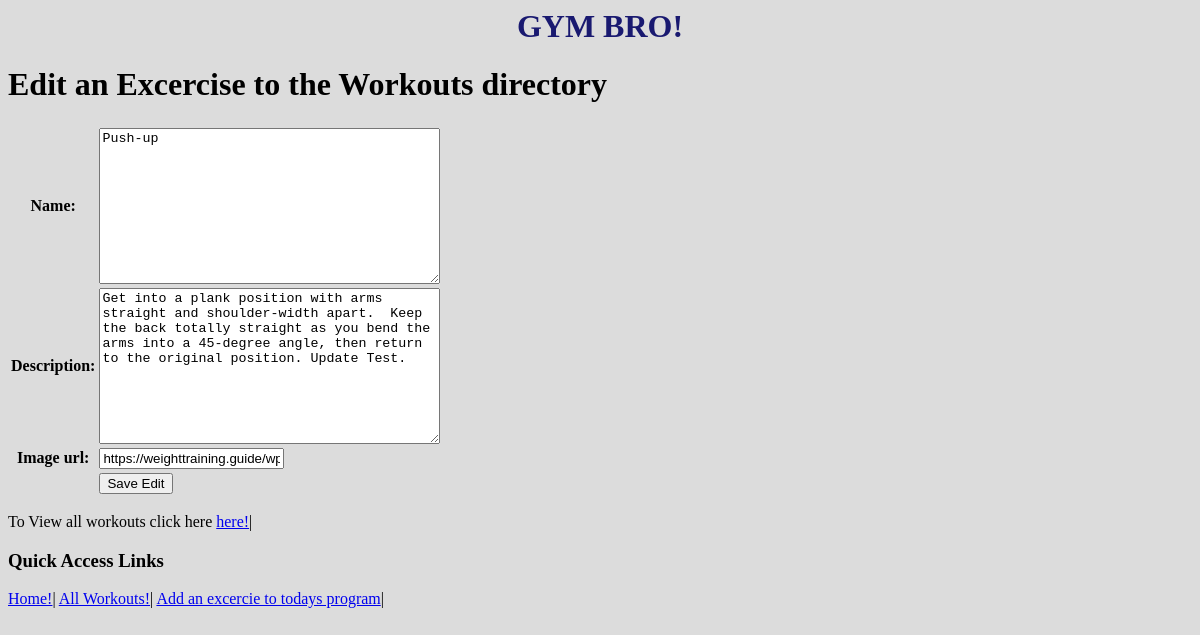
Before: /gym_bro/single_workout/1/edit_workout with the older database file.
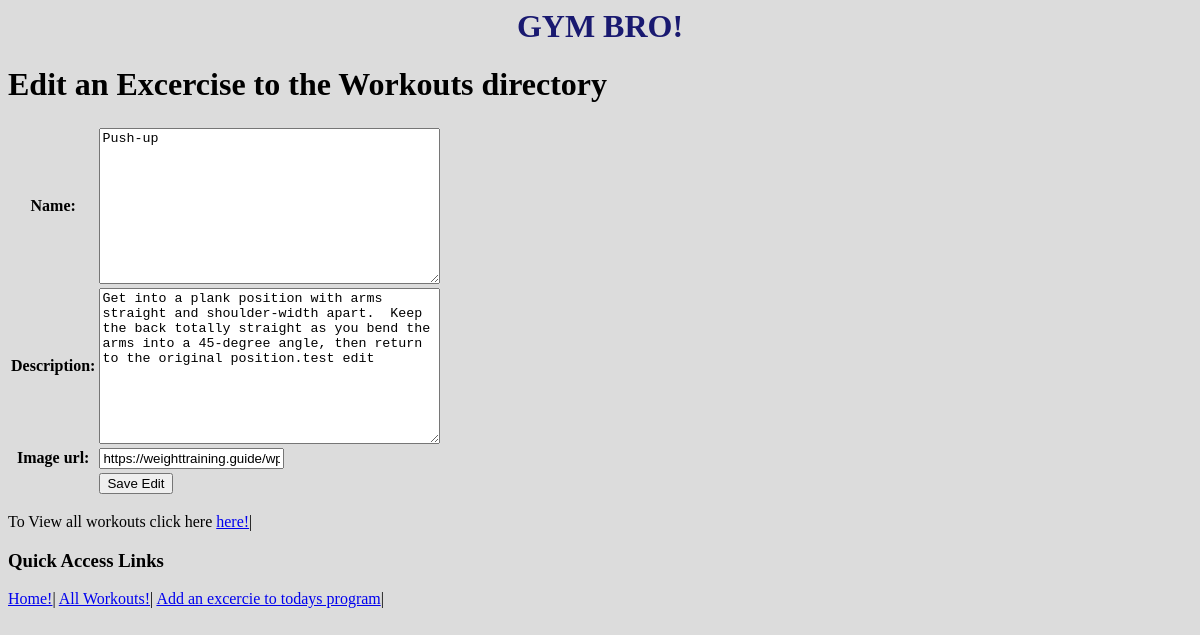
After: the same page with the newer database file.
### gym_bro/models.py (models this page shows, shortened)
class Workout(models.Model):
    name = models.TextField(blank=True)
    description = models.TextField(blank=True)
    image_url = models.URLField(blank=True)

### gym_bro/views.py (the view)
class EditWorkoutView(UpdateView):
    model = Workout
    form_class = EditExcerciseForm
    template_name = "gym_bro/edit_workout_form.html"

### gym_bro/forms.py
class EditExcerciseForm(forms.ModelForm):
    class Meta:
        model = Workout
        fields = ['name','description','image_url']

### gym_bro/templates/gym_bro/edit_workout_form.html (shortened to what this page needs)
 {% extends 'gym_bro/base.html' %}
 {% block content %}
<body style="background-color: gainsboro;">
<h1> Edit an Excercise to the Workouts directory</h1>
<form method="POST">
    <table>
        {{form.as_table}}
        <tr>
            <td></td>
            <td><input type="submit" value="Save Edit"></td>
        </tr>
    </table>
    <p>
    To View all workouts click here <a href="{% url 'workouts' %}">here!</a>|
    </p>
    {% endblock %}

Changed rows visible on the page:
changed Workout "Push-up": description "…return to the original position. Update Test." → "…return to the original position.test edit"
